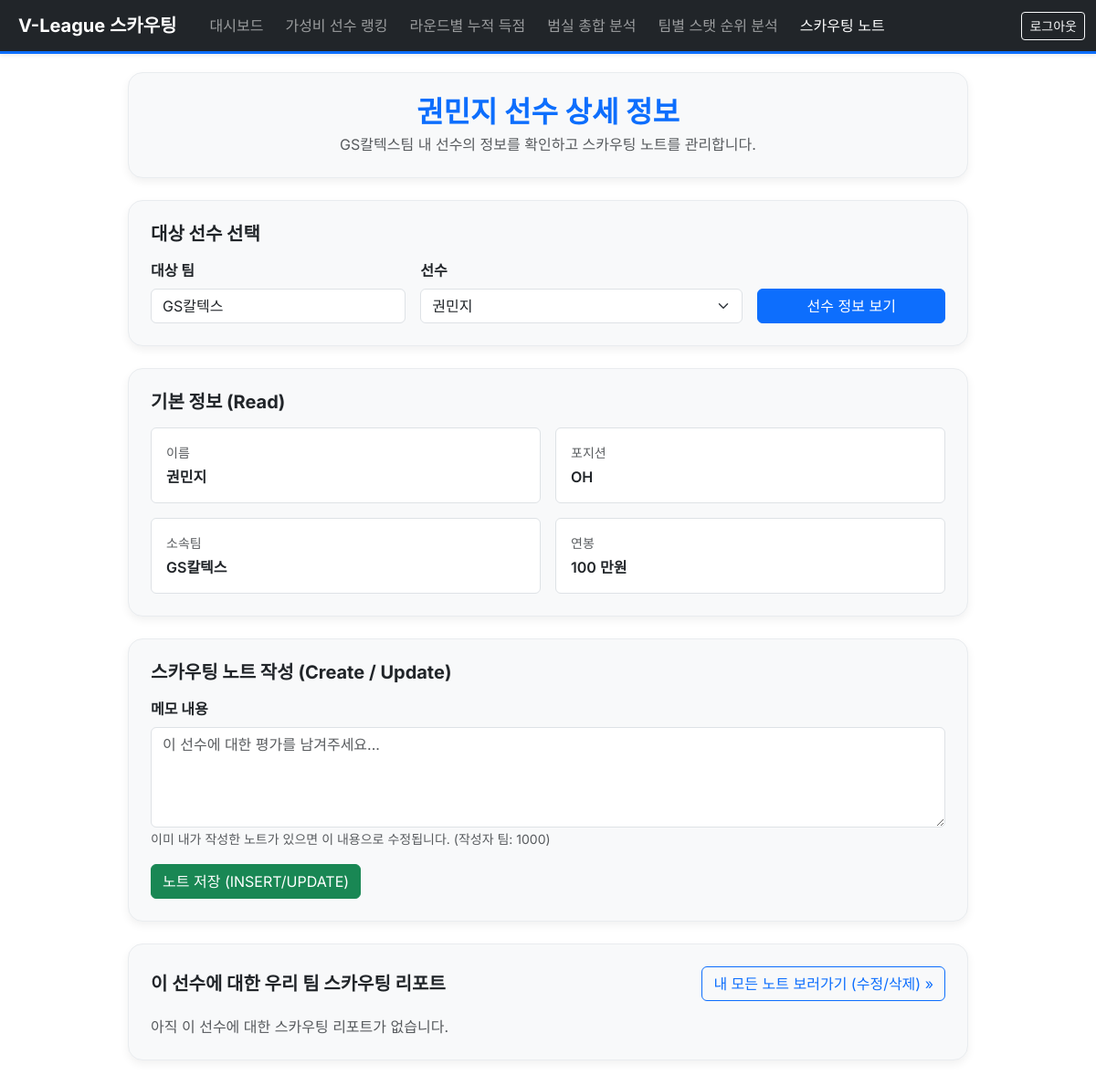
The app's page /player_profile.php (signed in) with its own data.
### tables this page shows
CREATE TABLE `Player` (
  `player_ID` int(11) NOT NULL,
  `player_name` varchar(50) NOT NULL,
  `current_team_ID` int(11) NOT NULL,
  `position_ID` int(11) NOT NULL,
  `salary` decimal(12,0) DEFAULT NULL,
  PRIMARY KEY (`player_ID`),
  KEY `current_team_ID` (`current_team_ID`),
  KEY `idx_player_position` (`position_ID`),
  CONSTRAINT `player_ibfk_1` FOREIGN KEY (`current_team_ID`) REFERENCES `Team` (`team_ID`),
  CONSTRAINT `player_ibfk_2` FOREIGN KEY (`position_ID`) REFERENCES `Player_Position` (`position_ID`)
);

CREATE TABLE `Team` (
  `team_ID` int(11) NOT NULL,
  `team_Name` varchar(50) NOT NULL,
  `home_arena` varchar(50) DEFAULT NULL,
  PRIMARY KEY (`team_ID`),
  UNIQUE KEY `team_Name` (`team_Name`)
);

CREATE TABLE `Player_Position` (
  `position_ID` int(11) NOT NULL,
  `position_Name` varchar(30) NOT NULL,
  PRIMARY KEY (`position_ID`),
  UNIQUE KEY `position_Name` (`position_Name`)
);

### player_profile.php (the view, shortened to what this page needs)
<?php
require_once 'db.php';
$my_team_id = (int)$_SESSION['team_id'];
$current_page = basename($_SERVER['PHP_SELF']);
$target_team_id = isset($_GET['team_id']) ? (int)$_GET['team_id'] : $my_team_id;
$sql_team = "SELECT team_Name FROM Team WHERE team_ID = :tid";
$stmt = $pdo->prepare($sql_team);
$stmt->execute([':tid' => $target_team_id]);
$row = $stmt->fetch();
$target_team_name = $row ? $row['team_Name'] : ($target_team_id . '번 팀');
$sql_players = "
    SELECT player_ID, player_name
    FROM Player
    WHERE current_team_ID = :tid
    ORDER BY player_name
";
$stmt = $pdo->prepare($sql_players);
$stmt->execute([':tid' => $target_team_id]);
$team_players = $stmt->fetchAll();
$player_id = $_GET['player_id'] ?? ($_POST['player_id'] ?? null);
if ($player_id === null) {
    $player_id = $team_players[0]['player_ID'];
}
$player_id = (int)$player_id;
$sql_player = "
    SELECT P.player_ID,
           P.player_name,
           P.salary,
           T.team_Name,
           PP.position_Name
    FROM Player P
    JOIN Team T ON P.current_team_ID = T.team_ID
    JOIN Player_Position PP ON P.position_ID = PP.position_ID
    WHERE P.player_ID = :pid
      AND P.current_team_ID = :tid
    LIMIT 1
";
$stmt = $pdo->prepare($sql_player);
$stmt->execute([
    ':pid' => $player_id,
    ':tid' => $target_team_id
]);
$player = $stmt->fetch();
$sql_notes = "
    SELECT report_ID, user_ID, note_date, note_content
    FROM Scouting_Report
    WHERE player_ID = :pid
      AND team_ID   = :tid
    ORDER BY note_date DESC
";
$stmt = $pdo->prepare($sql_notes);
$stmt->execute([
    ':pid' => $player_id,
    ':tid' => $my_team_id
]);
$player_notes = $stmt->fetchAll();
?>
<!doctype html>
<html lang="ko">
<head>
    <link href="https://cdn.jsdelivr.net/npm/bootstrap@5.3.3/dist/css/bootstrap.min.css" rel="stylesheet">
</head>
<body>
<nav class="navbar navbar-expand-lg navbar-dark bg-dark shadow-sm border-bottom border-primary"
     style="border-width: 3px !important;">
    <div class="container-fluid">
        <a class="navbar-brand fw-bold px-2" href="dashboard.php">
            V-League 스카우팅
        </a>
        <div class="collapse navbar-collapse" id="navbarNav">
            <ul class="navbar-nav me-auto">
                <li class="nav-item">
                    <a class="nav-link <?= $current_page=='dashboard.php'?'active':'' ?>"
                       href="dashboard.php">대시보드</a>
                </li>
                <li class="nav-item">
                    <a class="nav-link <?= $current_page=='analysis_value.php'?'active':'' ?>"
                       href="analysis_value.php">가성비 선수 랭킹</a>
                </li>
                <li class="nav-item">
                    <a class="nav-link <?= $current_page=='score_accumulation.php'?'active':'' ?>"
                       href="score_accumulation.php">라운드별 누적 득점</a>
                </li>
                <li class="nav-item">
                    <a class="nav-link <?= $current_page=='aggregate.php'?'active':'' ?>"
                       href="aggregate.php">범실 총합 분석</a>
                </li>
                <li class="nav-item">
                    <a class="nav-link <?= in_array($current_page,['rollup.php','drilldown.php'])?'active':'' ?>"
                       href="rollup.php?metric=score">팀별 스탯 순위 분석</a>
                </li>
                <li class="nav-item">
                    <a class="nav-link <?= in_array($current_page,['player_select.php','player_profile.php','mynotes.php'])?'active':'' ?>"
                       href="player_select.php">스카우팅 노트</a>
                </li>
            </ul>
            <div class="d-flex">
                <a href="logout.php" class="btn btn-outline-light btn-sm">
                    로그아웃
                </a>
            </div>
        </div>
    </div>
</nav>
<div class="content-container">
    <div class="p-4 mb-4 info-box text-center">
        <h2 class="fw-bold mb-1 text-primary">
            <?= htmlspecialchars($player['player_name']) ?> 선수 상세 정보
        </h2>
        <p class="text-muted mb-0">
            <?= htmlspecialchars($target_team_name) ?>팀 내 선수의 정보를 확인하고 스카우팅 노트를 관리합니다.
        </p>
    </div>
    <form class="p-4 section-box mb-4" method="get" action="player_profile.php">
        <h5 class="fw-bold mb-3">대상 선수 선택</h5>
        <div class="row g-3 align-items-end">
            <div class="col-md-4">
                <label class="form-label fw-bold">대상 팀</label>
                <input type="text" class="form-control" value="<?= htmlspecialchars($target_team_name) ?>" readonly>
            </div>
            <div class="col-md-5">
                <label for="player_select" class="form-label fw-bold">선수</label>
                <select class="form-select" id="player_select" name="player_id">
                    <?php foreach ($team_players as $p): ?>
                        <option value="<?= (int)$p['player_ID'] ?>"
                            <?= ((int)$p['player_ID'] === $player_id) ? 'selected' : '' ?>>
                            <?= htmlspecialchars($p['player_name']) ?>
                        </option>
                    <?php endforeach; ?>
                </select>
            </div>
            <div class="col-md-3 d-grid">
                <button type="submit" class="btn btn-primary">
                    선수 정보 보기
                </button>
            </div>
        </div>
    </form>
    <div class="p-4 section-box mb-4">
        <h5 class="fw-bold mb-3">기본 정보 (Read)</h5>
        <div class="row g-3">
            <div class="col-md-6">
                <div class="p-3 bg-white rounded border">
                    <div class="text-muted small mb-1">이름</div>
                    <div class="fw-semibold"><?= htmlspecialchars($player['player_name']) ?></div>
                </div>
            </div>
            <div class="col-md-6">
                <div class="p-3 bg-white rounded border">
                    <div class="text-muted small mb-1">포지션</div>
                    <div class="fw-semibold"><?= htmlspecialchars($player['position_Name']) ?></div>
                </div>
            </div>
            <div class="col-md-6">
                <div class="p-3 bg-white rounded border">
                    <div class="text-muted small mb-1">소속팀</div>
                    <div class="fw-semibold"><?= htmlspecialchars($player['team_Name']) ?></div>
                </div>
            </div>
            <div class="col-md-6">
                <div class="p-3 bg-white rounded border">
                    <div class="text-muted small mb-1">연봉</div>
                    <div class="fw-semibold"><?= number_format($player['salary']) ?> 만원</div>
                </div>
            </div>
        </div>
    </div>
    <form class="p-4 section-box mb-4" method="post"
          action="player_profile.php?team_id=<?= $target_team_id ?>&player_id=<?= $player_id ?>">
        <h5 class="fw-bold mb-3">스카우팅 노트 작성 (Create / Update)</h5>
        <div class="mb-3">
            <label for="note_content" class="form-label fw-bold">메모 내용</label>
            <textarea class="form-control" id="note_content" name="note_content"
                      rows="4" placeholder="이 선수에 대한 평가를 남겨주세요..."></textarea>
            <small class="text-muted">
                이미 내가 작성한 노트가 있으면 이 내용으로 수정됩니다. (작성자 팀: <?= htmlspecialchars((string)$my_team_id) ?>)
            </small>
        </div>
        <button type="submit" class="btn btn-success">
            노트 저장 (INSERT/UPDATE)
        </button>
    </form>
    <div class="p-4 section-box mb-4">
        <div class="d-flex flex-wrap justify-content-between align-items-center mb-3">
            <h5 class="fw-bold mb-0">이 선수에 대한 우리 팀 스카우팅 리포트</h5>
            <a href="mynotes.php?mode=mine" class="btn btn-outline-primary">
                내 모든 노트 보러가기 (수정/삭제) &raquo;
            </a>
        </div>
        <?php if (empty($player_notes)): ?>
            <p class="text-muted mb-0">아직 이 선수에 대한 스카우팅 리포트가 없습니다.</p>
        <?php endif; ?>
    </div>
</div>
</body>
</html>

### player_profile.php (style rules this page uses)
body { padding: 0; font-family: 'Inter', sans-serif; background: #fff; }
.navbar-nav .nav-link { white-space: nowrap !important; padding-left: 12px !important; padding-right: 12px !important; }
.content-container { max-width: 960px; margin: auto; padding: 20px; }
.info-box, .section-box { background: #f8f9fa; border: 1px solid #e9ecef; border-radius: 16px; box-shadow: 0 4px 10px rgba(0,0,0,0.06); }

### records on screen
player: player_name "권민지", position_ID.position_Name "OH", current_team_ID.team_Name "GS칼텍스", salary "100"
team: team_Name "GS칼텍스"

### other values on screen
$my_team_id "1000"
form field player_id "권민지"
